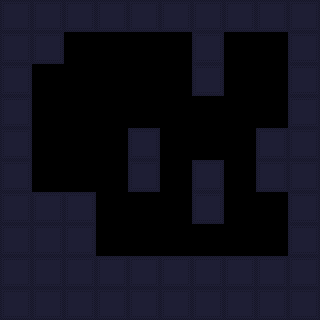

A 2D game scene composited from a Tiled map and its tileset images. What follows is a short description and the map's XML, with every tile layer's data as written:
An orthogonal 10x10 tile map with 32x32 px tiles, 1 tile layer (Tile Layer 1) and 4 objects.

<map version="1.2" tiledversion="1.3.5" orientation="orthogonal" renderorder="right-down" width="10" height="10" tilewidth="32" tileheight="32" infinite="0" nextlayerid="3" nextobjectid="9">
 <editorsettings>
  <export target="room_5_5.lua" format="lua" />
 </editorsettings>
 <tileset firstgid="1" source="../allTiles.tsx" />
 <layer id="1" name="Tile Layer 1" width="10" height="10">
  <data encoding="csv">
1,1,1,1,1,1,1,1,1,1,
1,1,0,0,0,0,1,0,0,1,
1,0,0,0,0,0,1,0,0,1,
1,0,0,0,0,0,0,0,0,1,
1,0,0,0,1,0,0,0,1,1,
1,0,0,0,1,0,1,0,1,1,
1,1,1,0,0,0,1,0,0,1,
1,1,1,0,0,0,0,0,0,1,
1,1,1,1,1,1,1,1,1,1,
1,1,1,1,1,1,1,1,1,1
</data>
 </layer>
 <objectgroup id="2" name="Object Layer 1">
  <object id="5" gid="4" x="32" y="192" width="32" height="32" />
  <object id="6" gid="2" x="128" y="128" width="32" height="32" />
  <object id="7" gid="6" x="224" y="256" width="32" height="32" />
  <object id="8" gid="6" x="128" y="256" width="32" height="32" />
 </objectgroup>
</map>
